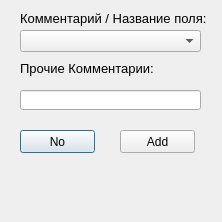
<?xml version="1.0" encoding="UTF-8"?>
<ui version="4.0">
 <class>Dialog</class>
 <widget class="QDialog" name="Dialog">
  <property name="geometry">
   <rect>
    <x>0</x>
    <y>0</y>
    <width>222</width>
    <height>222</height>
   </rect>
  </property>
  <property name="windowTitle">
   <string>Dialog</string>
  </property>
  <widget class="QLabel" name="label">
   <property name="geometry">
    <rect>
     <x>20</x>
     <y>10</y>
     <width>211</width>
     <height>16</height>
    </rect>
   </property>
   <property name="font">
    <font>
     <pointsize>10</pointsize>
    </font>
   </property>
   <property name="text">
    <string>Комментарий / Название поля:</string>
   </property>
  </widget>
  <widget class="QComboBox" name="comboBox">
   <property name="geometry">
    <rect>
     <x>20</x>
     <y>30</y>
     <width>181</width>
     <height>22</height>
    </rect>
   </property>
  </widget>
  <widget class="QLabel" name="label_2">
   <property name="geometry">
    <rect>
     <x>20</x>
     <y>60</y>
     <width>211</width>
     <height>16</height>
    </rect>
   </property>
   <property name="font">
    <font>
     <pointsize>10</pointsize>
    </font>
   </property>
   <property name="text">
    <string>Прочие Комментарии:</string>
   </property>
  </widget>
  <widget class="QPushButton" name="pushButton">
   <property name="geometry">
    <rect>
     <x>20</x>
     <y>130</y>
     <width>75</width>
     <height>23</height>
    </rect>
   </property>
   <property name="text">
    <string>No</string>
   </property>
  </widget>
  <widget class="QPushButton" name="pushButton_2">
   <property name="geometry">
    <rect>
     <x>120</x>
     <y>130</y>
     <width>75</width>
     <height>23</height>
    </rect>
   </property>
   <property name="text">
    <string>Add</string>
   </property>
  </widget>
  <widget class="QLineEdit" name="lineEdit">
   <property name="geometry">
    <rect>
     <x>20</x>
     <y>90</y>
     <width>181</width>
     <height>20</height>
    </rect>
   </property>
  </widget>
 </widget>
 <resources/>
 <connections/>
</ui>
